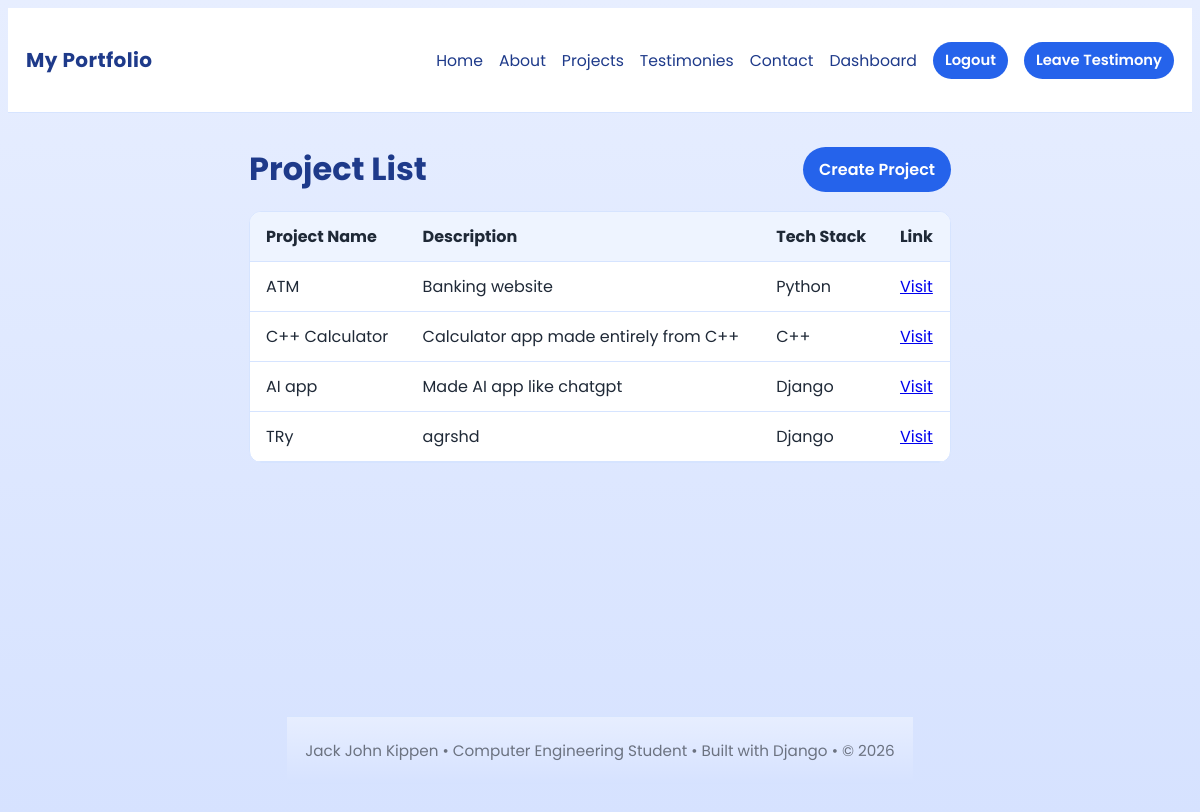
The app's page /dashboard/projects/ (signed in) with its own data.
### quiz1/models.py (models this page shows, shortened)
class Project(models.Model):
    project_name = models.CharField(max_length=200)
    description = models.TextField()
    tech_stacks = models.ManyToManyField(TechStack, related_name='projects', blank=True)
    link = models.URLField()

### quiz1/views.py (the view)
# urls.py: path('dashboard/projects/', views.project_dashboard_list, name='dashboard_projects'),
@login_required
@user_passes_test(lambda user: user.is_superuser, login_url='login')
def project_dashboard_list(request):
    projects = Project.objects.prefetch_related('tech_stacks').all()
    project_rows = []
    for project in projects:
        project_rows.append({
            'project': project,
            'techs': [tech.name for tech in project.tech_stacks.all()],
        })
    return render(request, 'dashboard_projects.html', {'projects': project_rows})

### templates/dashboard_projects.html (shortened to what this page needs)
{% extends 'base.html' %}
{% block content %}
<div style="display:flex;justify-content:space-between;align-items:center;margin-bottom:18px;">
  <h1 style="color:var(--primary);margin:0;">Project List</h1>
  <a href="{% url 'dashboard_project_create' %}" style="display:inline-block;padding:10px 16px;border-radius:999px;background:var(--button);color:#fff;text-decoration:none;font-weight:600;">Create Project</a>
</div>
<div style="overflow-x:auto;border:1px solid var(--borders);background:var(--card);border-radius:12px;">
  <table style="width:100%;border-collapse:collapse;min-width:700px;">
    <thead>
      <tr style="background:#eef4ff;">
        <th style="padding:12px 16px;text-align:left;border-bottom:1px solid var(--borders);">Project Name</th>
        <th style="padding:12px 16px;text-align:left;border-bottom:1px solid var(--borders);">Description</th>
        <th style="padding:12px 16px;text-align:left;border-bottom:1px solid var(--borders);">Tech Stack</th>
        <th style="padding:12px 16px;text-align:left;border-bottom:1px solid var(--borders);">Link</th>
      </tr>
    </thead>
    <tbody>
      {% for item in projects %}
      <tr>
        <td style="padding:12px 16px;border-bottom:1px solid var(--borders);">{{ item.project.project_name }}</td>
        <td style="padding:12px 16px;border-bottom:1px solid var(--borders);">{{ item.project.description|truncatechars:50 }}</td>
        <td style="padding:12px 16px;border-bottom:1px solid var(--borders);">{{ item.techs|join:', ' }}</td>
        <td style="padding:12px 16px;border-bottom:1px solid var(--borders);"><a href="{{ item.project.link }}" target="_blank" rel="noreferrer">Visit</a></td>
      </tr>
      {% empty %}
      <tr>
        <td colspan="4" style="padding:16px;text-align:center;color:var(--text-secondary);">No projects found.</td>
      </tr>
      {% endfor %}
    </tbody>
  </table>
</div>
{% endblock %}

### templates/base.html (style rules this page uses)
:root { --bg: linear-gradient(180deg, #e7eeff 0%, #d6e2ff 100%); --card: #FFFFFF; --nav: #FFFFFF; --primary: #1E3A8A; --button: #2563EB; --button-hover: #1D4ED8; --text-main: #1F2937; --text-secondary: #6B7280; --borders: #D6E4FF; }
body { font-family: 'Poppins', Arial, sans-serif; color:var(--text-main); background:var(--bg); }

### records on screen
Project: project.project_name "ATM", project.description "Banking website", techs "Python"
Project: project.project_name "C++ Calculator", project.description "Calculator app made entirely from C++", techs "C++"
Project: project.project_name "AI app", project.description "Made AI app like chatgpt", techs "Django"
Project: project.project_name "TRy", project.description "agrshd", techs "Django"
